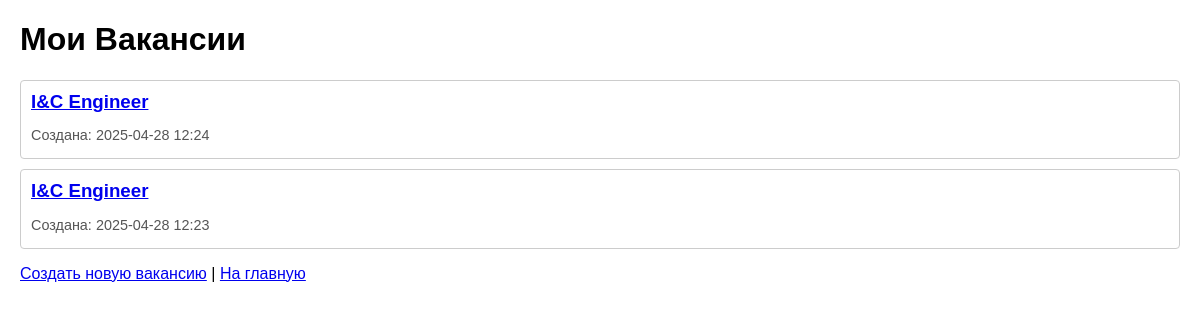
Page /jobs (signed in) on the earlier database version.
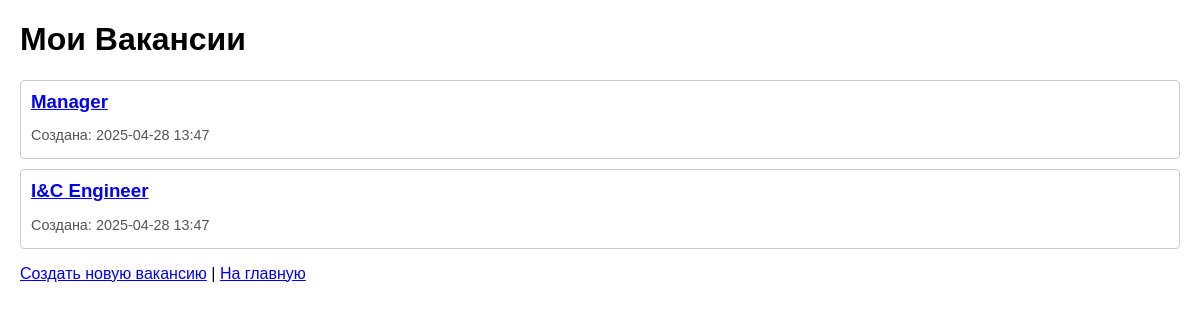
Same page on the later database version.
### app.py (models this page shows, shortened)
class Vacancy(db.Model):
    id = db.Column(db.Integer, primary_key=True)
    title = db.Column(db.String(100), nullable=False)
    description = db.Column(db.Text, nullable=False)
    created_at = db.Column(db.DateTime, nullable=False, default=datetime.utcnow)
    user_id = db.Column(db.Integer, db.ForeignKey('user.id'), nullable=False)
    candidates = db.relationship('Candidate', backref='vacancy', lazy=True, cascade='all, delete-orphan')

### app.py (the view)
@app.route('/jobs')
@login_required
def list_jobs():
    user_vacancies = current_user.vacancies # Вакансии уже отсортированы по дате создания по умолчанию
    return render_template('list_jobs.html', jobs=user_vacancies, user=current_user)

### app.py (called while the page is built)
@login_manager.user_loader
def load_user(user_id):
    return User.query.get(int(user_id))

### templates/list_jobs.html (shortened to what this page needs)
<!DOCTYPE html>
<html lang="ru">
<head>
</head>
<body>
    <h1>Мои Вакансии</h1>
    {% if jobs %}
        {% for job in jobs %}
            <div class="job-item">
                <h3><a href="{{ url_for('view_job', job_id=job.id) }}">{{ job.title }}</a></h3>
                <p>Создана: {{ job.created_at.strftime('%Y-%m-%d %H:%M') }}</p>
            </div>
        {% endfor %}
    {% else %}
        <p class="no-jobs">У вас пока нет созданных вакансий.</p>
    {% endif %}
    <p>
        <a href="{{ url_for('create_job') }}">Создать новую вакансию</a>
         |
        <a href="{{ url_for('index') }}">На главную</a>
    </p>
</body>
</html>

### templates/list_jobs.html (style rules this page uses)
body { font-family: sans-serif; margin: 20px; }
.job-item { border: 1px solid #ccc; padding: 10px; margin-bottom: 10px; border-radius: 4px; }
.job-item h3 { margin-top: 0; margin-bottom: 5px; }
.job-item p { margin-bottom: 5px; font-size: 0.9em; color: #555; }

Differences in the rows shown:
removed Vacancy: title "I&C Engineer", created_at "2025-04-28 12:24"
added Vacancy: title "Manager", created_at "2025-04-28 13:47"
changed Vacancy "I&C Engineer": created_at "2025-04-28 12:23" → "2025-04-28 13:47"
